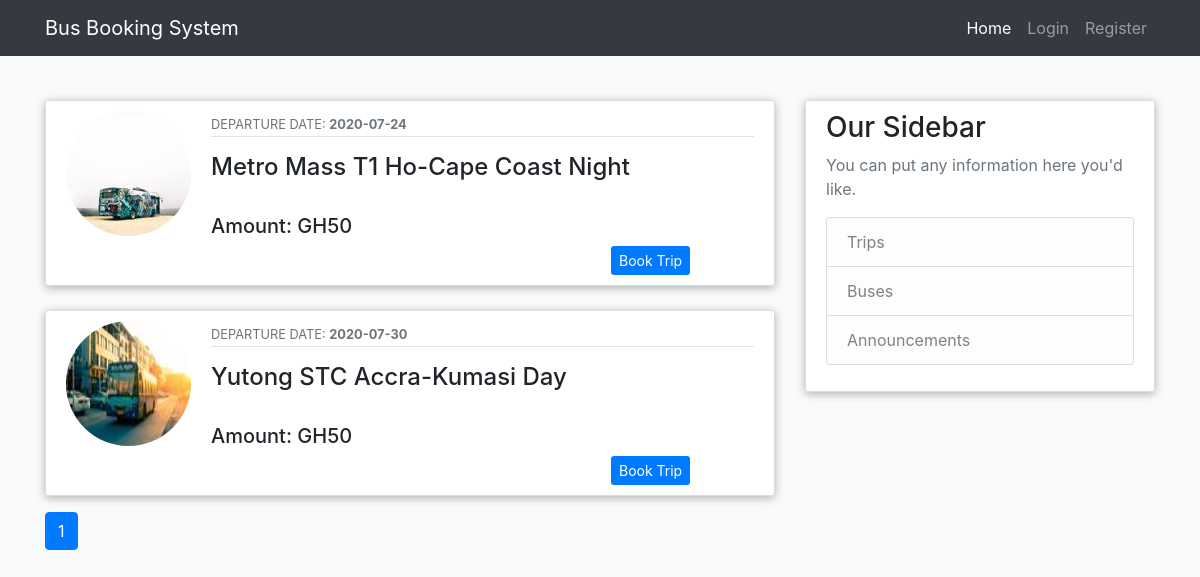
Page /trips on the committed database.
### bbs/models.py (models this page shows, shortened)
class Availability(db.Model):
    id = db.Column(db.Integer, primary_key=True)
    route_id = db.Column(db.Integer, db.ForeignKey('route.id'),nullable=False)
    bus_id = db.Column(db.Integer, db.ForeignKey('buses.id'),nullable=False)
    date = db.Column(db.Date, nullable=False)
    time = db.Column(db.String(60), nullable=False)
    amount = db.Column(db.Integer(), nullable=False)
    status = db.Column(db.String(60), nullable=False)

class Buses(db.Model):
    id = db.Column(db.Integer, primary_key=True)
    name = db.Column(db.String(60), unique=True, nullable=False)
    number = db.Column(db.String(20), unique=True, nullable=False)
    description = db.Column(db.String(200), nullable=False)
    image_file = db.Column(db.String(60), nullable=False,default='default_bus.jpg')
    bookings = db.relationship('Booking', backref='bus')
    availability = db.relationship('Availability', backref='bus')

class Route(db.Model):
    id = db.Column(db.Integer, primary_key=True)
    name = db.Column(db.String(60), nullable=False)
    time = db.Column(db.String(60), nullable=False)
    amount = db.Column(db.Integer(), nullable=False)
    availability = db.relationship('Availability', backref='route')
    booking = db.relationship('Booking', backref='route')

### bbs/main/routes.py (the view)
@main.route('/trips')
def trips():
     page = request.args.get('page',1,type=int)
     availability = db.session.query(Availability).filter(Availability.status=='available').\
                    order_by(Availability.date.asc()).paginate(page=page, per_page=4)
     return render_template('index.html',availability=availability)

### bbs/templates/index.html
{% extends "layout.html"%} {% block content%} {% for available in
availability.items%}
<article class="media content-section mt-4">
  <img
    class="rounded-circle account-img"
    src="{{url_for('static',filename='img/'+ available.bus.image_file)}}"
  />
  <div class="media-body">
    <div class="article-metadata">
      <small class="text-muted"
        >DEPARTURE DATE: <strong>{{ available.date }}</strong></small
      >
    </div>
    <h4 class="mt-3 mb-2 m-h4">
      {{available.bus.name}} {{available.route.name}} {{available.time}}
    </h4>
    <div>
      <h5 class="article-content text-left m-h5">
        Amount: GH{{ available.amount }}
      </h5>
    </div>
    <div class="booktrip-btn">
      <a
        type="button"
        class="btn-sm btn-primary m-butt"
        href="{{url_for('users.booking',available_id=available.id)}}"
        >Book Trip</a
      >
    </div>
  </div>
</article>
{% endfor %} {% for page_num in availability.iter_pages(left_edge=1,
right_edge=1, left_current=1, right_current=2)%} {% if page_num %} {% if
availability.page == page_num%}
<a
  class="btn btn-primary mb-4 mt-3"
  href="{{ url_for('main.home', page = page_num)}}"
  >{{page_num}}</a
>
{% else %}
<a
  class="btn btn-outline-primary mb-4 mt-3"
  href="{{ url_for('main.home', page = page_num)}}"
  >{{page_num}}</a
>
{% endif %} {% else %} ... {% endif %} {% endfor %} {% endblock content%}

### bbs/static/main.css (style rules this page uses)
* { box-sizing: border-box; }
body { background-color: #f9fafb; }
.content-section { background: #ffffff; padding: 10px 20px; border: 1px solid #dddddd; border-radius: 3px; box-shadow: 0px 2px 10px rgba(0, 0, 0, 0.3); }
.article-content { white-space: pre-line; }
.article-metadata { padding-bottom: 1px; margin-bottom: 4px; border-bottom: 1px solid #e3e3e3; }
.account-img { height: 125px; width: 125px; margin-right: 20px; margin-bottom: 16px; }
.booktrip-btn { margin-left: 400px; }

### rows in the picture
Availability: image_file (picture), date "2020-07-24", bus.name "Metro Mass T1", route.name "Ho-Cape Coast", time "Night", amount "50"
Availability: image_file (picture), date "2020-07-30", bus.name "Yutong STC", route.name "Accra-Kumasi", time "Day", amount "50"

### other values in the picture
{{ page_num }} "1"
